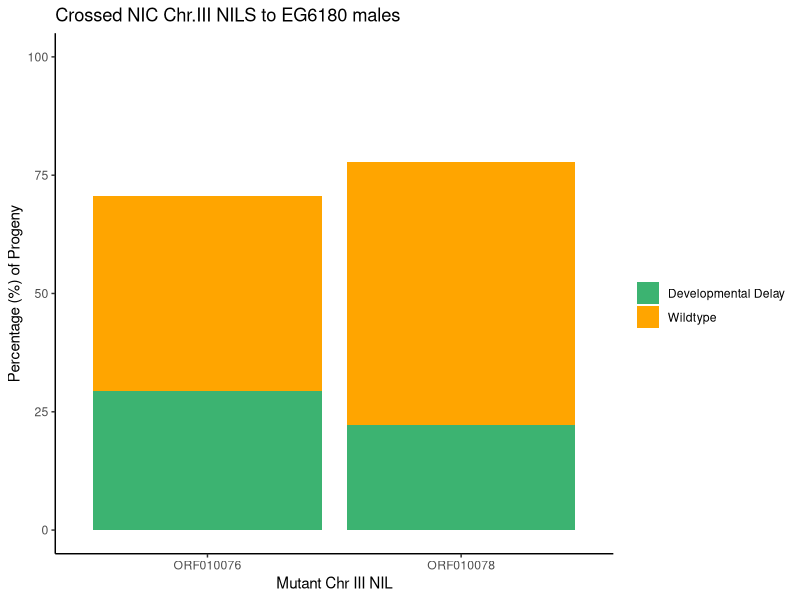

This figure's R source:
# Create a data frame with the data for each mutant
mutants <- data.frame(
  mutant = c("ORF010078", "ORF010076"),
  wildtype_percent = c(77.8, 70.6),
  devdelay_percent = c(22.2, 29.4)
)

# Create the stacked bar chart
library(ggplot2)

ggplot(mutants, aes(x = mutant)) +
  geom_bar(aes(y = wildtype_percent, fill = "Wildtype"), stat = "identity") +
  geom_bar(aes(y = devdelay_percent, fill = "Developmental Delay"), stat = "identity") +
  scale_fill_manual(name = "", values = c("#3CB371", "#FFA500")) +
  xlab("Mutant Chr III NIL") +
  ylab("Percentage (%) of Progeny") +
  ggtitle("Crossed NIC Chr.III NILS to EG6180 males") +
  theme(plot.title = element_text(hjust = 0.5))+
  theme_classic() +
  ylim(0, 100) 





